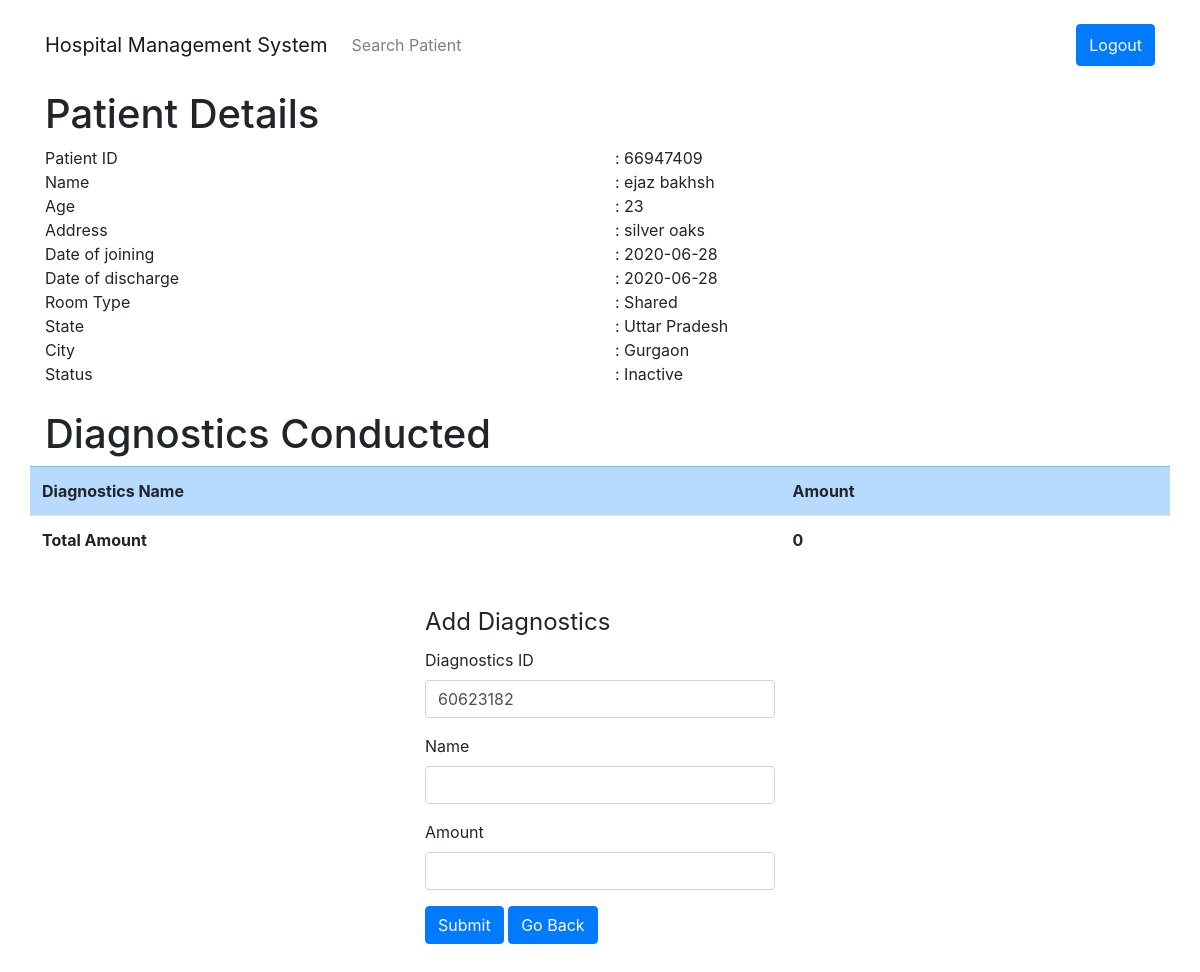
The app's page /add_diagnostics_test?patient_id=66947409 (signed in) with its own data.
### hms/models.py (models this page shows, shortened)
class Patient(db.Model):
	ssn = db.Column(db.Integer, nullable=False)
	patient_id = db.Column(db.Integer, primary_key=True)
	patient_name = db.Column(db.String(20), nullable=False)
	patient_address = db.Column(db.String(100), nullable=False)
	patient_age = db.Column(db.Integer, nullable=False)
	patient_DOJ = db.Column(db.Date, nullable=False)
	patient_DOD = db.Column(db.Date, nullable=True)
	patient_room_type = db.Column(db.String(10), nullable=False)
	patient_state = db.Column(db.String(20), nullable=False)
	patient_city = db.Column(db.String(20), nullable=False)
	patient_status = db.Column(db.String(10), nullable=False)
	medicines = db.relationship('Medicine', backref='patient', lazy=True)
	diagnostics = db.relationship('Diagnostics', backref='patient', lazy=True)

### hms/routes.py (the view, shortened to what this page needs)
@app.route('/add_diagnostics_test', methods=['GET', 'POST'])
def add_diagnostics_test():
	if session.get('ROLE') != "diag":
		flash("Action Forbidden!!!", category="danger")
		return redirect(url_for('search_patient'))
	else:
		form = DiagnosticsForm()
		patient_id = request.args.get('patient_id', None, type=int)
		patient = Patient.query.filter_by(patient_id=patient_id).first()
		if not form.diagnostics_id.data:
			form.diagnostics_id.data = DiagnosticsForm.generate_diagnostics_id()
		diag_total_amount = 0
		for diagnostic in patient.diagnostics:
			diag_total_amount += diagnostic.diagnostics_amount
		return render_template('add_diagnostics_test.html', title="Add Diagnostics Test", form=form, patient=patient, diag_total_amount=diag_total_amount)

### hms/forms.py
class DiagnosticsForm(FlaskForm):
	diagnostics_id = IntegerField("Diagnostics ID", validators=[DataRequired()])
	diagnostics_name = StringField("Name", validators=[DataRequired(), Length(max=20)])
	diagnostics_amount = FloatField("Amount", validators=[DataRequired()])
	submit = SubmitField("Submit")
	@staticmethod
	def generate_diagnostics_id():
		first_diag_id = Diagnostics.query.first().diagnostics_id
		total_diag = len(Diagnostics.query.all())
		nextDiagID = first_diag_id + total_diag + 3
		return nextDiagID

### hms/templates/add_diagnostics_test.html (shortened to what this page needs)
{% extends 'layout.html' %}
{% block content %}
<section>
	<h1>Patient Details</h1>
	<div class="row">
		<div class="col">
			Patient ID <br>
			Name <br>
			Age	<br>
			Address <br>
			Date of joining <br>
			Date of discharge <br>
			Room Type <br>
			State <br>
			City <br>
			Status <br>
		</div>
		<div class="col pr-auto">
			: {{ patient.patient_id }} <br>
			: {{ patient.patient_name }} <br>
			: {{ patient.patient_age }} <br>
			: {{ patient.patient_address }} <br>
			: {{ patient.patient_DOJ }} <br>
			{% if patient.patient_DOD.strftime("%Y-%B-%d") == "3000-January-01" %}
			: Not Discharged Yet <br>
			{% else %}
			: {{ patient.patient_DOD }} <br>
			{% endif %}
			: {{ patient.patient_room_type }} <br>
			: {{ patient.patient_state }} <br>
			: {{ patient.patient_city }} <br>
			: {{ patient.patient_status }} <br>
		</div>
	</div>
	<br>
</section>
<section>
	<h1>Diagnostics Conducted</h1>
	<div class="row">
		<table class="table">
			<tr class="table-primary">
				<th>Diagnostics Name</th>
				<th>Amount</th>
			</tr>
			<tr>
				<th>Total Amount</th>
				<th>{{ diag_total_amount }}</th>
			</tr>
		</table>
	</div>
	<br>
</section>
<section>
	<div class="row">
		<div class="col"></div>
		<div class="col col-align-center">
			<form action="" method="POST">
				<fieldset class="form-group">
					<legend>Add Diagnostics</legend>
					<div class="form-group">
						{{ form.diagnostics_id.label(class="form-control-label") }}
						{% if form.diagnostics_id.errors %}
							{{ form.diagnostics_id(class="form-control is-invalid") }}
							<div class="alert alert-danger">
								{% for error in form.diagnostics_id.errors %}
									<span>{{ error }}</span>
								{% endfor %}
							</div>
						{% else %}
							{{ form.diagnostics_id(class="form-control") }}
						{% endif %}
					</div>
					<div class="form-group">
						{{ form.diagnostics_name.label(class="form-control-label") }}
						{% if form.diagnostics_name.errors %}
							{{ form.diagnostics_name(class="form-control is-invalid") }}
							<div class="alert alert-danger">
								{% for error in form.diagnostics_name.errors %}
									<span>{{ error }}</span>
								{% endfor %}
							</div>
						{% else %}
							{{ form.diagnostics_name(class="form-control") }}
						{% endif %}
					</div>
					<div class="form-group">
						{{ form.diagnostics_amount.label(class="form-control-label") }}
						{% if form.diagnostics_amount.errors %}
							{{ form.diagnostics_amount(class="form-control is-invalid") }}
							<div class="alert alert-danger">
								{% for error in form.diagnostics_amount.errors %}
									<span>{{ error }}</span>
								{% endfor %}
							</div>
						{% else %}
							{{ form.diagnostics_amount(class="form-control") }}
						{% endif %}
					</div>
					<div class="form-group">
						{{ form.submit(class="btn btn-primary") }}
						<a class="btn btn-primary" href="{{ url_for('show_patient_details', patient_id=patient.patient_id) }}">Go Back</a>
					</div>
				</fieldset>
			</form>
		</div>
		<div class="col"></div>
	</div>
</section>
{% endblock content %}

### records on screen
Patient: patient_id "66947409", patient_name "ejaz bakhsh", patient_age "23", patient_address "silver oaks", patient_DOJ "2020-06-28", patient_DOD "2020-06-28", patient_room_type "Shared", patient_state "Uttar Pradesh", patient_city "Gurgaon", patient_status "Inactive"

### other values on screen
{{ diag_total_amount }} "0"
